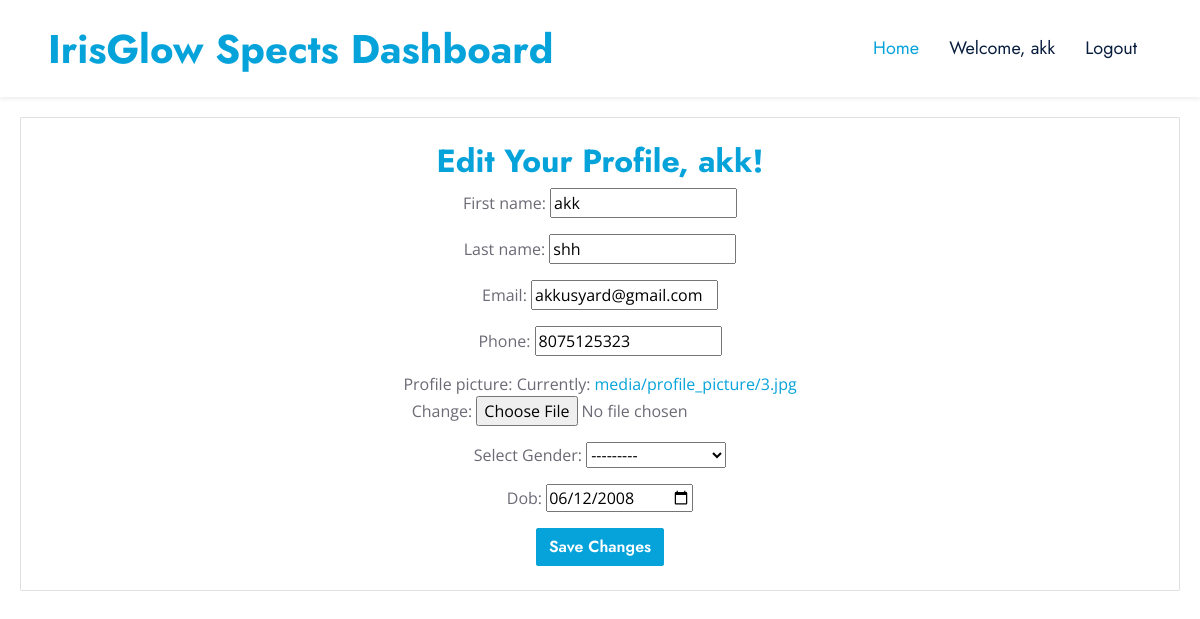
Screenshot of /spects_edit_profile/ (signed in) with the database file from the repository.
### IrisGlowApp/models.py (models this page shows, shortened)
class CustomUser(AbstractUser):
    PATIENT = 1
    DOCTOR = 2
    SPECTS = 3
    ADMIN = 4
    ROLE_CHOICE = (
        (PATIENT, 'Patient'),
        (DOCTOR, 'Doctor'),
        (SPECTS, 'Spects'),
        (ADMIN,'Admin'),
    )
    username=None
    first_name = models.CharField(max_length=50)
    last_name = models.CharField(max_length=50)
    USERNAME_FIELD = 'email'
    email = models.EmailField(max_length=100, unique=True)
    phone = models.CharField(max_length=12, blank=True)
    password = models.CharField(max_length=128)
    role = models.PositiveSmallIntegerField(choices=ROLE_CHOICE, blank=True, null=True,default='1')
    is_admin = models.BooleanField(default=False)
    is_staff = models.BooleanField(default=False)
    is_active = models.BooleanField(default=True)
    is_superadmin = models.BooleanField(default=False)
    REQUIRED_FIELDS = ['first_name','last_name', 'phone']
    objects = UserManager()

class UserProfile(models.Model):
    GENDER_CHOICES = (
        ('F', 'Female'),
        ('M', 'Male'),
        ('NB', 'Non Binary'),
        ('TF', 'Transfeminine'),
        ('TM', 'Transmasculine'),
    )
    STATE_CHOICES = [
        ('Andhra Pradesh', 'Andhra Pradesh'),
        ('Arunachal Pradesh', 'Arunachal Pradesh'),
        ('Assam', 'Assam'),
        ('Bihar', 'Bihar'),
        ('Chhattisgarh', 'Chhattisgarh'),
        ('Goa', 'Goa'),
        ('Gujarat', 'Gujarat'),
        ('Haryana', 'Haryana'),
        ('Himachal Pradesh', 'Himachal Pradesh'),
        ('Jharkhand', 'Jharkhand'),
        ('Karnataka', 'Karnataka'),
        ('Kerala', 'Kerala'),
        ('Madhya Pradesh', 'Madhya Pradesh'),
        ('Maharashtra', 'Maharashtra'),
        ('Manipur', 'Manipur'),
        ('Meghalaya', 'Meghalaya'),
        ('Mizoram', 'Mizoram'),
        ('Nagaland', 'Nagaland'),
        ('Odisha', 'Odisha'),
        ('Punjab', 'Punjab'),
        ('Rajasthan', 'Rajasthan'),
        ('Sikkim', 'Sikkim'),
        ('Tamil Nadu', 'Tamil Nadu'),
        ('Telangana', 'Telangana'),
        ('Tripura', 'Tripura'),
        ('Uttar Pradesh', 'Uttar Pradesh'),
        ('Uttarakhand', 'Uttarakhand'),
        ('West Bengal', 'West Bengal'),
    ]
    ASIAN_COUNTRY_CHOICES = [
    ('India', 'India'),
    ]
    user = models.OneToOneField(CustomUser, on_delete=models.CASCADE)
    profile_picture = models.ImageField(upload_to='media/profile_picture', blank=True, null=True)
    address = models.CharField(max_length=50, blank=True, null=True)
    addressline1 = models.CharField(max_length=50, blank=True, null=True)
    addressline2 = models.CharField(max_length=50, blank=True, null=True)
    country = models.CharField(max_length=50, choices=ASIAN_COUNTRY_CHOICES, default='India', blank=True, null=True)
    state = models.CharField(("Select State"),max_length=40, choices=STATE_CHOICES, blank=True, null=True)
    city = models.CharField(max_length=50, blank=True, null=True)
    pin_code = models.CharField(max_length=50, blank=True, null=True)
    gender = models.CharField(("Select Gender"),max_length=4, choices=GENDER_CHOICES, blank=True, null=True)
    dob = models.DateField(blank=True, null=True)
    profile_created_at = models.DateTimeField(auto_now_add=True)
    profile_modified_at = models.DateTimeField(auto_now=True)
    def calculate_age(self):
        today = date.today()
        age = today.year - self.dob.year - ((today.month, today.day) < (self.dob.month, self.dob.day))
        return age
    age = property(calculate_age)

### IrisGlowApp/views.py (the view)
# urls.py: path('spects_edit_profile/', views.spects_edit_profile, name='spects_edit_profile'),
@login_required
def spects_edit_profile(request):
    if request.method == 'POST':
        user_form = CustomUserForm(request.POST, instance=request.user)
        profile_form = UserProfileForm(request.POST, request.FILES, instance=request.user.userprofile)
        if user_form.is_valid() and profile_form.is_valid():
            user_form.save()
            profile_form.save()
            messages.success(request, 'Profile updated successfully!')
            return redirect('spects_edit_profile')
        else:
            messages.error(request, 'Error updating your profile. Please correct the errors below.')
    else:
        user_form = CustomUserForm(instance=request.user)
        profile_form = UserProfileForm(instance=request.user.userprofile)
    return render(request, 'spects_edit_profile.html', {'user_form': user_form, 'profile_form': profile_form})

### IrisGlowApp/forms.py
class CustomUserForm(forms.ModelForm):
    class Meta:
        model = CustomUser
        fields = ['first_name','last_name', 'email', 'phone']
        widgets = {
            'first_name': BootstrapTextInput(attrs={'placeholder': 'Enter Your First Name', 'id': 'first_name'}),
            'last_name': BootstrapTextInput(attrs={'placeholder': 'Enter Your Last Name', 'id': 'last_name'}),
            'email': BootstrapTextInput(attrs={'placeholder': 'Enter Your Email', 'id': 'email'}),
            'phone': BootstrapTextInput(attrs={'placeholder': 'Enter Your Phone', 'id': 'phone'}),
        }

### template/spects_edit_profile.html (shortened to what this page needs)
{% load static %}
<!DOCTYPE html>
<html lang="en">
<head>
    <link href="https://cdnjs.cloudflare.com/ajax/libs/font-awesome/5.10.0/css/all.min.css" rel="stylesheet">
    <link href="https://cdn.jsdelivr.net/npm/bootstrap-icons@1.4.1/font/bootstrap-icons.css" rel="stylesheet">
    <link href="{% static 'css/bootstrap.min.css' %}" rel="stylesheet" />
    <link href="{% static 'css/style.css' %}" rel="stylesheet" />
</head>
<body>
    <nav class="navbar navbar-expand-lg bg-white navbar-light shadow-sm px-5 py-3 py-lg-0">
        <a href="#" class="navbar-brand p-0">
            <h1 class="m-0 text-primary">IrisGlow Spects Dashboard</h1>
        </a>
        <div class="collapse navbar-collapse ms-5 mr-5 justify-content-end" id="navbarCollapse">
            <div class="navbar-nav ms-5 mr-5 py-0 justify-content-end">
                <a href="{% url "spects_dashboard" %}" class="nav-item nav-link active">Home</a>
                <a href="#" class="nav-item nav-link"><span>Welcome, {{ user.first_name }}</span></a>
                <a href="{% url 'logout' %}" class="nav-item nav-link ">Logout</a>
            </div>
        </div>
    </nav>
    {% block content %}
        <div class="content">
            <div class="card p-4">
                <h2 class="text-primary">Edit Your Profile, {{ user.first_name }}!</h2>
                <form method="post" enctype="multipart/form-data" action="{% url 'spects_edit_profile' %}">
                    <div class="mb-3">
                        {{ user_form.first_name.label_tag }}
                        {{ user_form.first_name }}
                    </div>
                    <div class="mb-3">
                        {{ user_form.last_name.label_tag }}
                        {{ user_form.last_name }}
                    </div>
                    <div class="mb-3">
                        {{ user_form.email.label_tag }}
                        {{ user_form.email }}
                    </div>
                    <div class="mb-3">
                        {{ user_form.phone.label_tag }}
                        {{ user_form.phone }}
                    </div>
                    <div class="mb-3">
                        {{ profile_form.profile_picture.label_tag }}
                        {{ profile_form.profile_picture }}
                    </div>
                    <div class="mb-3">
                        {{ profile_form.gender.label_tag }}
                        {{ profile_form.gender }}
                    </div>
                    <div class="mb-3">
                        {{ profile_form.dob.label_tag }}
                        {{ profile_form.dob }}
                    </div>
                    <button type="submit" class="btn btn-primary">Save Changes</button>
                </form>
            </div>
        </div>
    {% endblock %}

### static/css/style.css (style rules this page uses)
:root { --primary: #06A3DA; --secondary: #F57E57; --light: #EEF9FF; --dark: #091E3E; }
h1, h2, .font-weight-bold { font-weight: 700 !important; }
.btn { font-family: 'Jost', sans-serif; font-weight: 600; transition: .5s; }
.btn-primary, .btn-secondary { color: #FFFFFF; }
.navbar-light .navbar-nav .nav-link { font-family: 'Jost', sans-serif; padding: 35px 15px; font-size: 18px; color: var(--dark); outline: none; transition: .5s; }
.navbar-light .navbar-nav .nav-link:hover, .navbar-light .navbar-nav .nav-link.active { color: var(--primary); }

### template/spects_edit_profile.html (style rules this page uses)
.navbar { margin-bottom: 0; }
.navbar-collapse { flex-basis: 100%; }
.content { padding: 20px; }
.content { text-align: center; }

### rows the page displays
CustomUser: first_name "akk", last_name "shh", email "akkusyard@gmail.com", phone "8075125323"
UserProfile: gender "---------", dob "06/12/2008"

### other values shown
{{ user_form.first_name.label_tag }} "First name:"
{{ user_form.last_name.label_tag }} "Last name:"
{{ user_form.email.label_tag }} "Email:"
{{ user_form.phone.label_tag }} "Phone:"
{{ profile_form.profile_picture.label_tag }} "Profile picture:"
{{ profile_form.gender.label_tag }} "Select Gender:"
{{ profile_form.dob.label_tag }} "Dob:"
